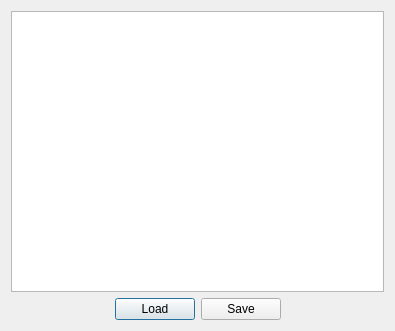
<?xml version="1.0" encoding="UTF-8"?>
<ui version="4.0">
 <class>Dialog</class>
 <widget class="QDialog" name="Dialog">
  <property name="geometry">
   <rect>
    <x>0</x>
    <y>0</y>
    <width>395</width>
    <height>331</height>
   </rect>
  </property>
  <property name="windowTitle">
   <string>Dialog</string>
  </property>
  <layout class="QVBoxLayout" name="verticalLayout">
   <item>
    <widget class="QPlainTextEdit" name="plainTextEdit"/>
   </item>
   <item>
    <layout class="QHBoxLayout" name="horizontalLayout">
     <item>
      <spacer name="horizontalSpacer">
       <property name="orientation">
        <enum>Qt::Horizontal</enum>
       </property>
       <property name="sizeHint" stdset="0">
        <size>
         <width>40</width>
         <height>20</height>
        </size>
       </property>
      </spacer>
     </item>
     <item>
      <widget class="QPushButton" name="btnLoad">
       <property name="text">
        <string>Load</string>
       </property>
      </widget>
     </item>
     <item>
      <widget class="QPushButton" name="btnSave">
       <property name="text">
        <string>Save</string>
       </property>
      </widget>
     </item>
     <item>
      <spacer name="horizontalSpacer_2">
       <property name="orientation">
        <enum>Qt::Horizontal</enum>
       </property>
       <property name="sizeHint" stdset="0">
        <size>
         <width>40</width>
         <height>20</height>
        </size>
       </property>
      </spacer>
     </item>
    </layout>
   </item>
  </layout>
 </widget>
 <resources/>
 <connections/>
</ui>
